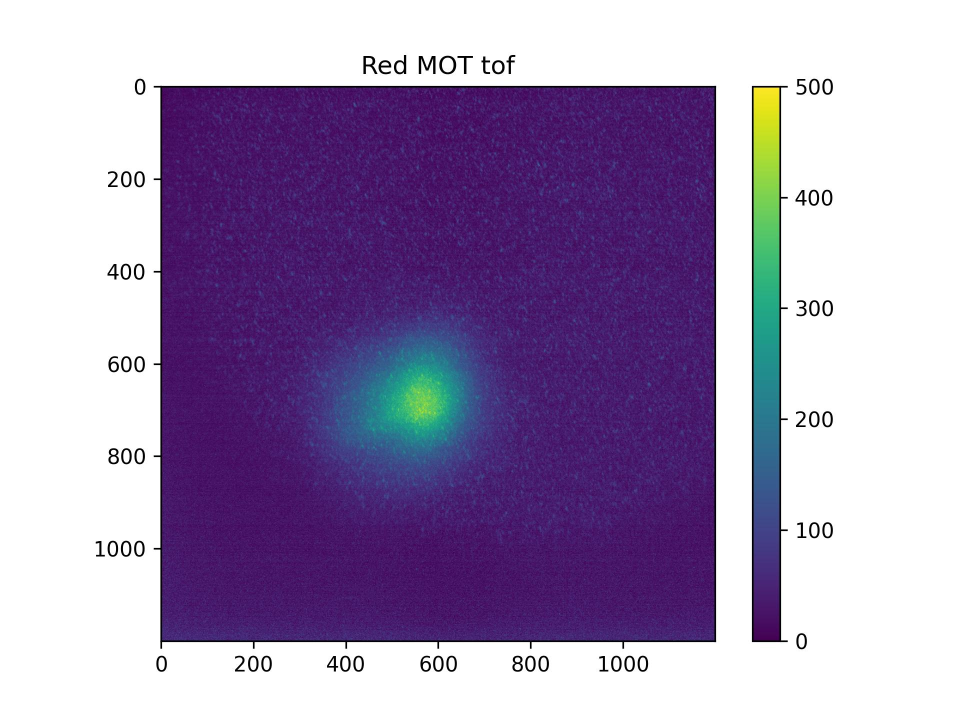
#> input picture 250502 BBRedMOTFreqSweepPosition/3494.jpg, 1920 x 1440 px (shown at 1/2 size); its folder holds 4 pictures in this run
$ jupyter execute --allow-errors '250502 BBRedMOTFreqSweepPosition.ipynb'
#> lines starting #> are read from the running program, lines starting #| are printed output that depends on the picture
[cell 1]
for i in range(3494,3501,1):
    print(i)
#> `image = Image.open(f'{i}.jpg').crop((324, 175, 1429, 1280)).convert("L")`:
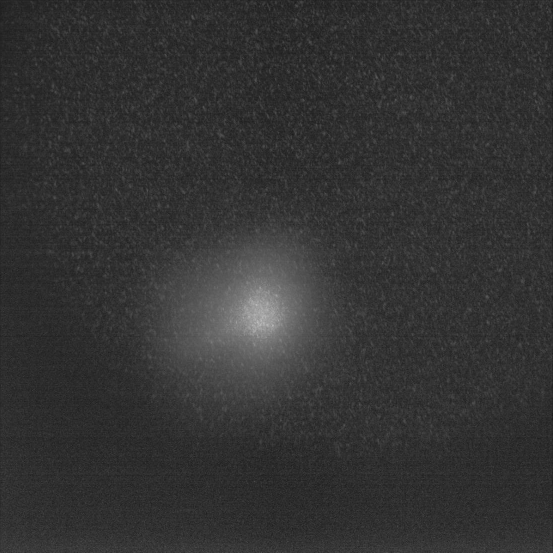
#> image: PIL image 1105x1105 L (shown at 1/2 size); min 21, max 199, mean 51.6
#| 199
#| Original image shape: (1105, 1105)
#> pass 2 of the loop `for i in range(3494,3501,1):`:
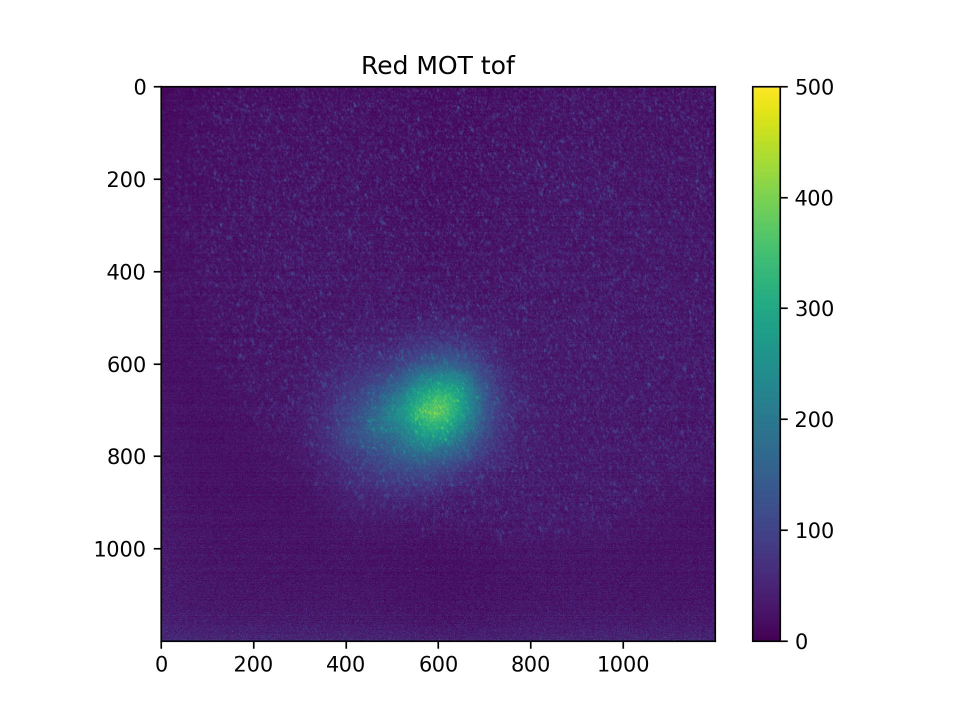
#> input picture 250502 BBRedMOTFreqSweepPosition/3495.jpg, 1920 x 1440 px (shown at 1/2 size)
#> `image = Image.open(f'{i}.jpg').crop((324, 175, 1429, 1280)).convert("L")`:
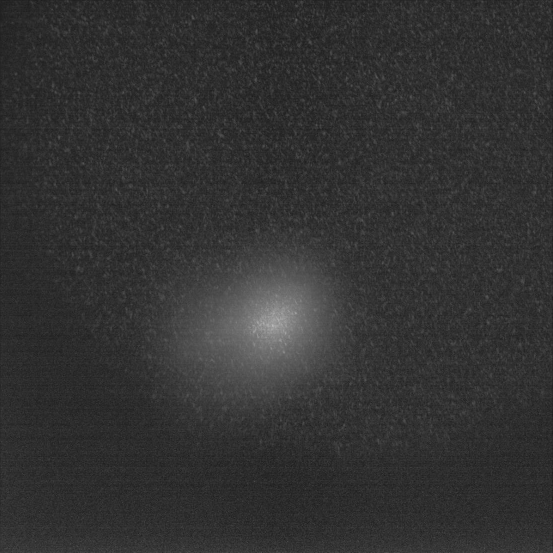
#> image: PIL image 1105x1105 L (shown at 1/2 size); min 16, max 202, mean 50.7
#| 202
#| Original image shape: (1105, 1105)
#> pass 3 of the loop `for i in range(3494,3501,1):`:
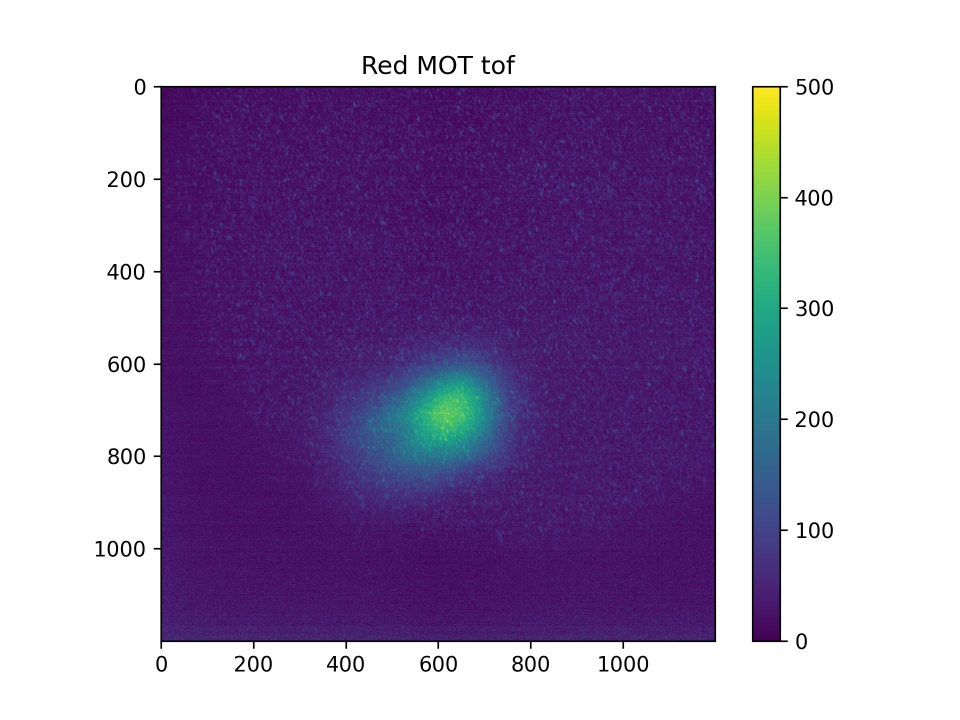
#> input picture 250502 BBRedMOTFreqSweepPosition/3496.jpg, 1920 x 1440 px (shown at 1/2 size)
#> `image = Image.open(f'{i}.jpg').crop((324, 175, 1429, 1280)).convert("L")`:
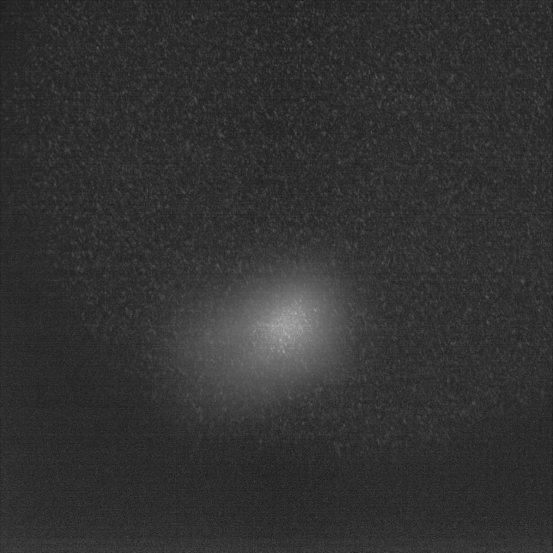
#> image: PIL image 1105x1105 L (shown at 1/2 size); min 19, max 188, mean 50.1
#| 188
#| Original image shape: (1105, 1105)

[cell 2]
from PIL import Image
import numpy as np
import matplotlib.pyplot as plt

image_dict = {}

#> (the rest of this cell did not finish here and is left out)

[cell 3]
image_dict

# 250427 Now plotting them side by side 5 column

[cell 4]
# copy paste this code to the beginning of your script to set the plotting style for a two column figure

from matplotlib import pyplot as plt

plt.rcParams.update({
    "text.usetex": True,
    "font.family": "serif",
    "font.serif": ["Computer Modern Roman"],
    # "figure.constrained_layout.use": True
})

plt.rcParams["figure.autolayout"] = False # set to True if you want to use constrained_layout

plt.rcParams["savefig.bbox"] = None
plt.rcParams["figure.figsize"] = (5.9,7.5)
plt.rcParams["figure.titlesize"] = 10 # this is only for plt.suptitle, i set it to be the same as the rest

plt.rcParams["axes.titlesize"] = 10 # control title size
plt.rcParams["axes.labelsize"] = 10 # control x and y axis labels
plt.rcParams["axes.labelpad"] = 4.0 # distance between axis label and axis numbers
plt.rcParams["xtick.labelsize"] = 10 # independent control of xlabel fontsize
plt.rcParams["ytick.labelsize"] = 10 # independent control of ylabel fontsize

plt.rcParams["legend.fontsize"] = 7.5 # control legend size, I set it to be slightly smaller than title/axes label
# plt.rcParams["legend.facecolor"] = (0.9, 0.9, 0.9) # legend background color
# plt.rcParams["legend.edgecolor"] = (0, 0, 0) # legend border line color
# plt.rcParams["legend.frameon"] = True # whether or not to draw a border around legend
# plt.rcParams["legend.framealpha"] = 0.1 # legend background transparency
plt.rcParams["legend.loc"] = "upper left" # default legend location
plt.rcParams["legend.handletextpad"] = 0.8  # Horizontal space between legend point and text (default 0.8)
plt.rcParams["legend.labelspacing"] = 0.6  # Vertical space between legend entries (default 0.5)
# plt.rcParams["legend.columnspacing"] = 2.0  # Space between columns in multi-column legends
# plt.rcParams["legend.borderpad"] = 1.0  # Space between legend content and the box
# plt.rcParams["legend.handlelength"] = 2.0  # Length of legend marker lines

plt.rcParams["lines.linewidth"] = 1
# plt.rcParams["lines.markeredgewidth"] = 0.7
plt.rcParams["lines.markersize"] = 4 #data point size

plt.rcParams["grid.linestyle"] = "--"
plt.rcParams['axes.grid'] = False
# plt.rcParams["grid.linewidth"] = 0.7

# plt.rcParams["xtick.major.pad"] = 4.0 # distance between xticks dashes and xaxis numbers
# plt.rcParams["xtick.major.size"] = 3.0
# plt.rcParams["xtick.major.width"] = 0.7
plt.rcParams["ytick.major.pad"] = 4.0 # distance between yticks dashes and yaxis numbers
# plt.rcParams["ytick.major.size"] = 3.0
# plt.rcParams["ytick.major.width"] = 0.7

[cell 5]
cmap = 'inferno'

# plot five figures side by side
fig, (ax1, ax2, ax3, ax4, ax5, ax6, ax7) = plt.subplots(1, 7,sharex=True, sharey=True, constrained_layout=True)

pixel_size_um = (1/0.58)*3.45/1000 # how many mm per pixel

extent = [0, image_dict["3494"].shape[1]*pixel_size_um, # x-axis: 0 to 1200 * 5
          0, image_dict["3494"].shape[0]*pixel_size_um] # y-axis: 0 to 1200 * 5
#> extent = [0, 6.57, 0, 6.57]

#> (the rest of this cell did not finish here and is left out)

[cell 6]
int(image_name)

[cell 7]
# copy paste this code to the beginning of your script to set the plotting style for a two column figure

from matplotlib import pyplot as plt

plt.rcParams.update({
    "text.usetex": True,
    "font.family": "serif",
    "font.serif": ["Computer Modern Roman"],
    # "figure.constrained_layout.use": True
})

plt.rcParams["figure.autolayout"] = False # set to True if you want to use constrained_layout

plt.rcParams["savefig.bbox"] = None
plt.rcParams["figure.figsize"] = (5.9,4)
plt.rcParams["figure.titlesize"] = 10 # this is only for plt.suptitle, i set it to be the same as the rest

plt.rcParams["axes.titlesize"] = 10 # control title size
plt.rcParams["axes.labelsize"] = 10 # control x and y axis labels
plt.rcParams["axes.labelpad"] = 4.0 # distance between axis label and axis numbers
plt.rcParams["xtick.labelsize"] = 10 # independent control of xlabel fontsize
plt.rcParams["ytick.labelsize"] = 10 # independent control of ylabel fontsize

plt.rcParams["legend.fontsize"] = 7.5 # control legend size, I set it to be slightly smaller than title/axes label
# plt.rcParams["legend.facecolor"] = (0.9, 0.9, 0.9) # legend background color
# plt.rcParams["legend.edgecolor"] = (0, 0, 0) # legend border line color
# plt.rcParams["legend.frameon"] = True # whether or not to draw a border around legend
# plt.rcParams["legend.framealpha"] = 0.1 # legend background transparency
plt.rcParams["legend.loc"] = "upper left" # default legend location
plt.rcParams["legend.handletextpad"] = 0.8  # Horizontal space between legend point and text (default 0.8)
plt.rcParams["legend.labelspacing"] = 0.6  # Vertical space between legend entries (default 0.5)
# plt.rcParams["legend.columnspacing"] = 2.0  # Space between columns in multi-column legends
# plt.rcParams["legend.borderpad"] = 1.0  # Space between legend content and the box
# plt.rcParams["legend.handlelength"] = 2.0  # Length of legend marker lines

plt.rcParams["lines.linewidth"] = 1
# plt.rcParams["lines.markeredgewidth"] = 0.7
plt.rcParams["lines.markersize"] = 4 #data point size

plt.rcParams["grid.linestyle"] = "--"
plt.rcParams['axes.grid'] = False
# plt.rcParams["grid.linewidth"] = 0.7

# plt.rcParams["xtick.major.pad"] = 4.0 # distance between xticks dashes and xaxis numbers
# plt.rcParams["xtick.major.size"] = 3.0
# plt.rcParams["xtick.major.width"] = 0.7
plt.rcParams["ytick.major.pad"] = 4.0 # distance between yticks dashes and yaxis numbers
# plt.rcParams["ytick.major.size"] = 3.0
# plt.rcParams["ytick.major.width"] = 0.7

[cell 8]
# plot six figures in a 2-row, 3-column layout
fig, axes = plt.subplots(2, 3, sharex=True, sharey=True, constrained_layout=True)

pixel_size_um = (1/0.58)*3.45/1000  # how many mm per pixel

#> (the rest of this cell did not finish here and is left out)

[cell 9]
for i, ax in enumerate(axes.flat):
    print(i,ax)

[cell 10]
for name, img_array in image_dict.items():
    print(f"Image {name}: min = {np.min(img_array)}, max = {np.max(img_array)}")
#> this loop made 4 passes
#> name on passes 1 to 4: '3494', '3495', '3496', '3497'
#| Image 3494: min = 21, max = 199
#| Image 3495: min = 16, max = 202
#| Image 3496: min = 19, max = 188
#| Image 3497: min = 19, max = 179
